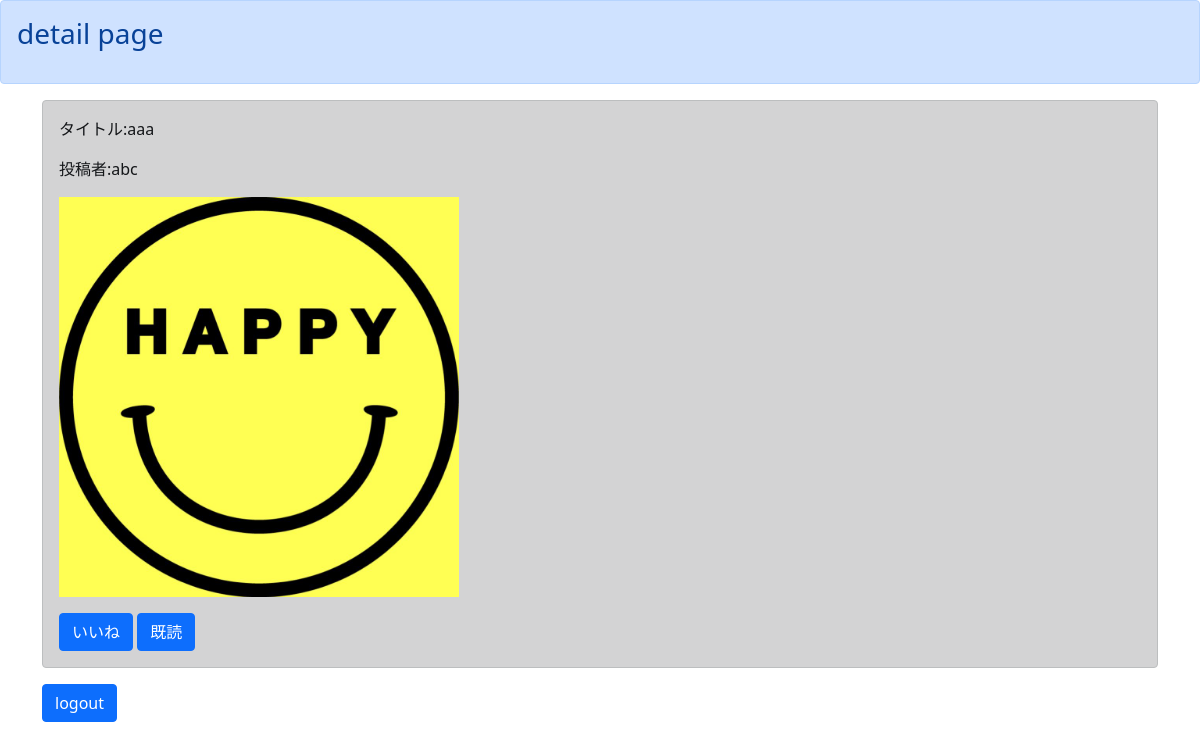
Screenshot of /detail/1 (signed in) with the database file from the repository.
### boardapp/models.py (models this page shows, shortened)
class BoardModel(models.Model):
    title = models.CharField(max_length=100)
    content = models.TextField()
    author = models.CharField(max_length=50)
    snsimage = models.ImageField(upload_to="", null=True, blank=True)
    good = models.IntegerField(null=True, blank=True, default=0)
    read = models.IntegerField(null=True, blank=True, default=0)
    readtext = models.TextField(null=True, blank=True, default="")

### boardapp/views.py (the view)
# urls.py: path('detail/<int:pk>', detailfunc, name="detail"),
@login_required
def detailfunc(request, pk):
    object = get_object_or_404(BoardModel, pk=pk)
    return render(request, "detail.html", {"object": object})

### templates/detail.html (shortened to what this page needs)
{%extends 'base.html' %}
{%block header%}
<div class="alert alert-primary" role="alert">
    <h3>detail page</h3>
</div>
{%endblock header%}
{%block content%}
<div class="container">
    <div class="alert alert-dark" role="alert">
        <p>タイトル:{{object.title}}</p>
        <p>投稿者:{{object.author}}</p>
        {%if object.snsimage.url != null%}
        <p><img src="{{object.snsimage.url}}" width="400"></p>
        {%endif%}
        <a class="btn btn-primary" href="{%url 'good' object.pk%}" role="button">いいね</a>
        <a class="btn btn-primary" href="{%url 'read' object.pk%}" role="button">既読</a>
    </div>
    <a class="btn btn-primary" href="{%url 'logout'%}" role="button">logout</a>
</div>
{%endblock content%}

### rows the page displays
BoardModel: title "aaa", author "abc", snsimage (picture)
